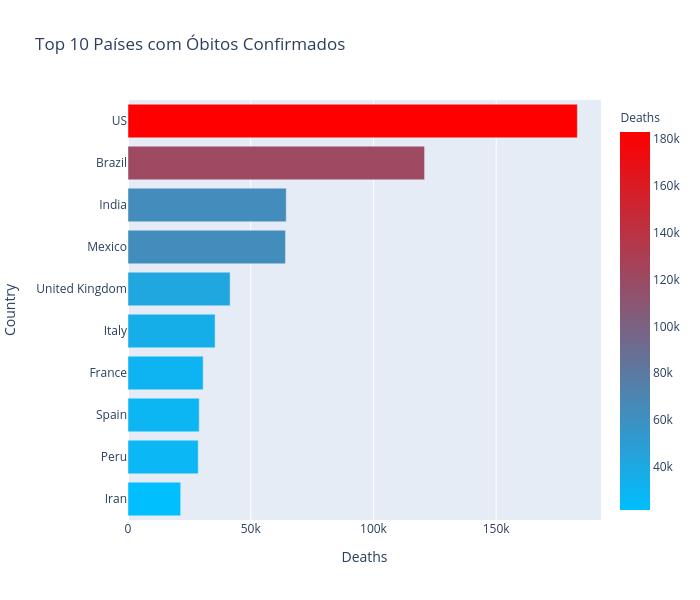

Write the Python code that produced this figure.
import requests # Extrair dados da url .JSON
import pandas as pd
import matplotlib.pyplot as plt
import plotly.express as px
import numpy as np
import plotly
import plotly.graph_objects as go
from plotly.subplots import make_subplots
import datetime as dt # Auxilia os dados com data/hora

# Coletando dados
url_request = requests.get("https://services1.arcgis.com/0MSEUqKaxRlEPj5g/arcgis/rest/services/Coronavirus_2019_nCoV_Cases/FeatureServer/1/query?where=1%3D1&outFields=*&outSR=4326&f=json")
url_json = url_request.json()
df = pd.DataFrame(url_json['features'])

# Transformando dados
data_list = df['attributes'].tolist()
data = pd.DataFrame(data_list)
data.set_index('OBJECTID')
data = data[['Province_State','Country_Region','Last_Update','Lat','Long_','Confirmed','Recovered','Deaths','Active']]
data.columns = ('State','Country','Last Update','Lat','Long','Confirmed','Recovered','Deaths','Active')
data['State'].fillna(value = '', inplace = True)
data

# Convertendo o tempo atual
def convert_time(t):
    t = int(t)
    return dt.datetime.fromtimestamp(t)
data = data.dropna(subset = ['Last Update'])
data['Last Update'] = data['Last Update']/1000
data['Last Update'] = data['Last Update'].apply(convert_time)
data

# Top 10 Países com óbitos confirmados
top10_deaths = pd.DataFrame(data.groupby('Country')['Deaths'].sum().nlargest(10).sort_values(ascending = True))
fig1 = px.bar(top10_deaths, x = 'Deaths', y = top10_deaths.index, height = 600, color = 'Deaths', orientation = 'h',
            color_continuous_scale = ['deepskyblue','red'], title = 'Top 10 Países com Óbitos confirmados')
fig1.show() # Plota os dados

# >>>>>>>>>>>>>>>>>>>>>>>>Síntaxe para criar o dataframe (Linha 35)<<<<<<<<<<<<<<<<<<<<<<<<<
# Nome da função = pd.DataFrame(data.groupby('Dados na Horizontal')['Dados na Vertical'].sum().nlargest(Quantidade) >>
# >> sort_values(ascending = False))
# ONDE:
# pd.DataFrame = DataFrame do tipo Panda
# data = df (Pacote de Dados original de início)
# data.groupby = usado para agrupar os dados, nesse caso ('Country')['Deaths']
# sum() = calcula a soma, nesse caso ele não calcula nada, porém faz parte da síntaxe
# nlargest(10) = usado para obter os maiores valores de um quadro de dados ou de uma série, nesse caso, os 10 maiores.
# sort_values(ascending = True) = Classifica por uma categoria de filtro

# >>>>>>>>>>>>>>>>>>>>>>>>Síntaxe para criar o gráfico (Linha 36)<<<<<<<<<<<<<<<<<<<<<<<<<
# Nome do Gráfico no código = tipo de gráfico(Nome da Função, eixo x = Nome da Função.index, eixo y = 'Dados', >>
# >> altura = 600, cor = Dados, orientação das barras = 'vertical' , título = 'Top 10 Países com casos confirmados'), >>
# >> Escala de cor contínua = cor desejada)
# ONDE:
# px.bar = Gráfico de barras
# x = Dados que estarão no eixo x, nesse caso, os dados 'Deaths'
# y = Dados que estarão no eixo y, nesse caso, os dados top10_deaths
# height = altura do gráfico
# color = cor do gráfico, caso necessário
# orientation = orientação das barras, v - vertical ou h - horizontal
# title = título do gráfico, caso necessário
# color_continuous_scale = escala de cor para os dados,  consultada em: https://plotly.com/python/builtin-colorscales/

# Fonte: https://medium.com/codex/covid-19-analysis-with-python-b898181ea627
